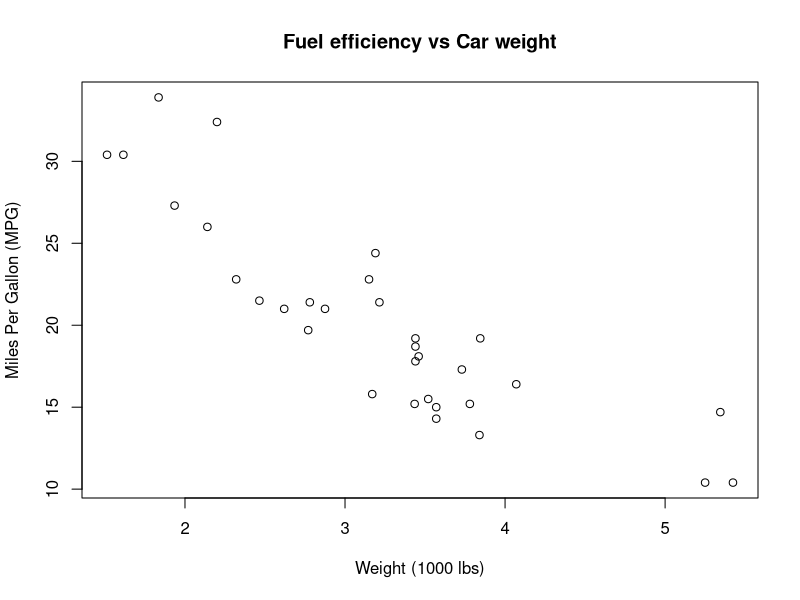
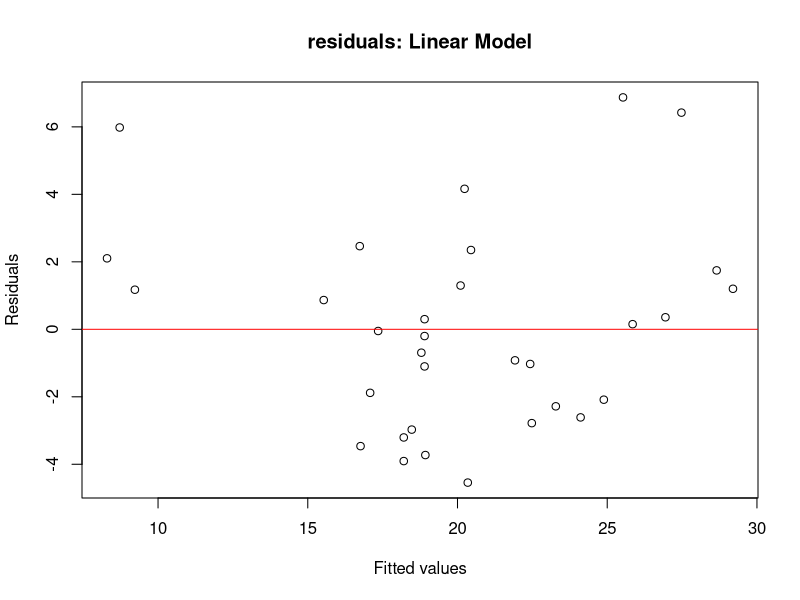
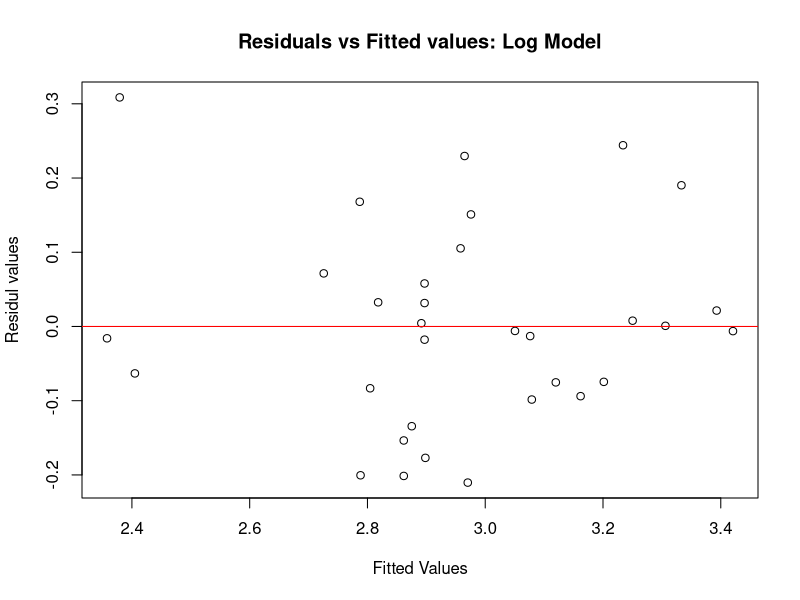

The R script that drew these images, in order:
#KALYN WOLTERS 
#MT CARS REGRESSION ANALYSIS
#Exploring the relationship between car weight and fuel efficiency

#Load buikt in dataset (Motor Trend Car Road Tests, 1974)
data("mtcars")

#quick look at the data
head(mtcars)

#Make the scatterplot to visulaize the relationship we are exploring
plot(mtcars$wt, mtcars$mpg, 
     main = "Fuel efficiency vs Car weight",
     xlab = "Weight (1000 lbs)",
     ylab = "Miles Per Gallon (MPG)")

#Fit a simple liner regression (mpg predicted by weight)
ml <- lm(mpg ~ wt, data = mtcars) #mpg ~ wt is read as mpg is modeled by weight or y is modeled by x
summary(ml)

#plot fitted values vs residuals to check model assumptions
plot(ml$fitted.values, resid(ml), 
     main = "residuals: Linear Model",
     xlab = "Fitted values",
     ylab = "Residuals")
abline(h = 0, col = "red")
#random scatter around 0 means good fit, patterns or curves means the model may be missing soemthing

#Log transformations to adress unequal spread seen in the residuals model
m2 <- lm(log(mpg) ~ wt, data = mtcars)
summary(m2)

#check if log transformation improved model behavior
plot(m2$fitted.values, resid(m2),
     main = "Residuals vs Fitted values: Log Model",
     xlab = "Fitted Values",
     ylab = "Residul values")
abline(h = 0, col = "red")

#Returns slope and intercept from log model
#( 3.83191,-0.27178)
#The is no such thing as a car in real life that weighs zero lbs so the 
#intercept helps anchor the regression line mathematically
#This serves as a baseline for the regression equation to estimate
#the mpg of cars that weigh specific lbs

coef(m2)

#R^2 for the linear model and log transformed model:
summary(ml)$r.squared
summary(m2)$r.squared
#In the log transformed model wt can explain a higher percentage of variation for mpg than in the linear model
